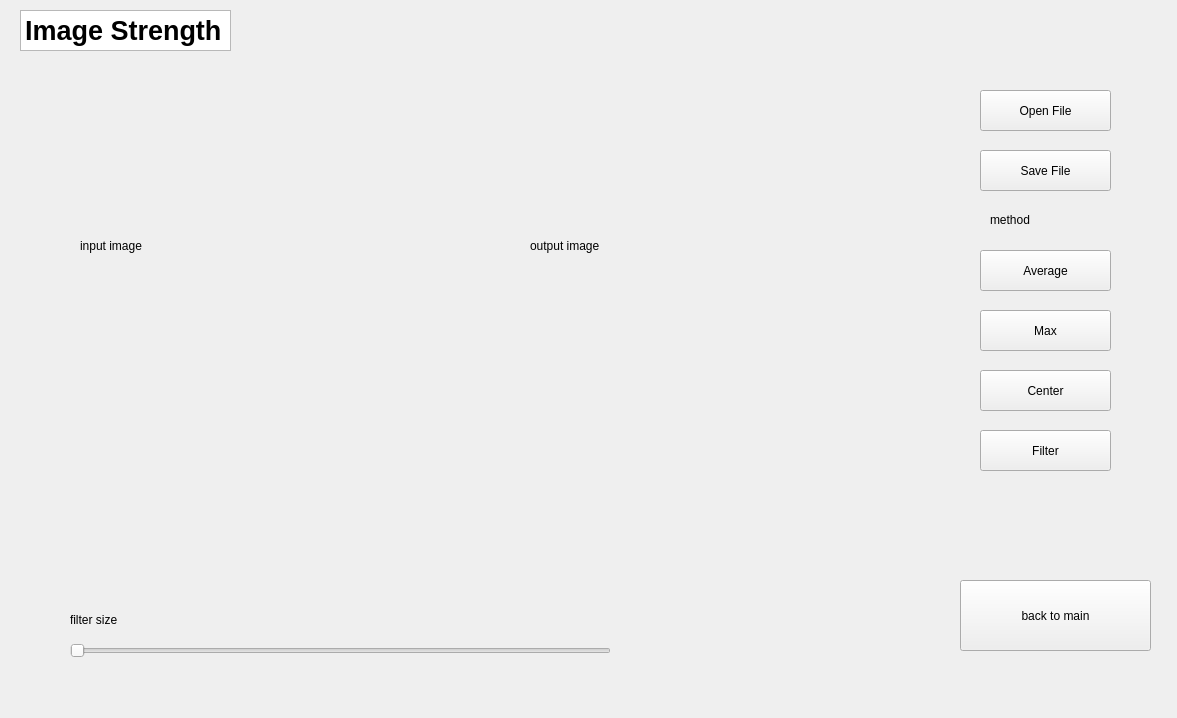
<?xml version="1.0" encoding="UTF-8"?>
<ui version="4.0">
 <class>WinImageStrength</class>
 <widget class="QWidget" name="WinImageStrength">
  <property name="geometry">
   <rect>
    <x>0</x>
    <y>0</y>
    <width>1177</width>
    <height>718</height>
   </rect>
  </property>
  <property name="windowTitle">
   <string>Form</string>
  </property>
  <widget class="QLabel" name="LbFiterSize">
   <property name="geometry">
    <rect>
     <x>70</x>
     <y>610</y>
     <width>76</width>
     <height>19</height>
    </rect>
   </property>
   <property name="text">
    <string>filter size</string>
   </property>
  </widget>
  <widget class="QLabel" name="LbInputImage">
   <property name="geometry">
    <rect>
     <x>80</x>
     <y>80</y>
     <width>411</width>
     <height>331</height>
    </rect>
   </property>
   <property name="text">
    <string>input image</string>
   </property>
  </widget>
  <widget class="QSlider" name="horizontalSlider">
   <property name="geometry">
    <rect>
     <x>70</x>
     <y>630</y>
     <width>541</width>
     <height>41</height>
    </rect>
   </property>
   <property name="orientation">
    <enum>Qt::Horizontal</enum>
   </property>
  </widget>
  <widget class="QLabel" name="LbOutputImage">
   <property name="geometry">
    <rect>
     <x>530</x>
     <y>70</y>
     <width>391</width>
     <height>351</height>
    </rect>
   </property>
   <property name="text">
    <string>output image</string>
   </property>
  </widget>
  <widget class="QLabel" name="LbMethod">
   <property name="geometry">
    <rect>
     <x>990</x>
     <y>210</y>
     <width>76</width>
     <height>19</height>
    </rect>
   </property>
   <property name="text">
    <string>method</string>
   </property>
  </widget>
  <widget class="QPushButton" name="PbOpenFile">
   <property name="geometry">
    <rect>
     <x>980</x>
     <y>90</y>
     <width>131</width>
     <height>41</height>
    </rect>
   </property>
   <property name="text">
    <string>Open File</string>
   </property>
  </widget>
  <widget class="QPushButton" name="PbFilter">
   <property name="geometry">
    <rect>
     <x>980</x>
     <y>430</y>
     <width>131</width>
     <height>41</height>
    </rect>
   </property>
   <property name="text">
    <string>Filter</string>
   </property>
  </widget>
  <widget class="QPushButton" name="PbCenter">
   <property name="geometry">
    <rect>
     <x>980</x>
     <y>370</y>
     <width>131</width>
     <height>41</height>
    </rect>
   </property>
   <property name="text">
    <string>Center</string>
   </property>
  </widget>
  <widget class="QPushButton" name="PbAverage">
   <property name="geometry">
    <rect>
     <x>980</x>
     <y>250</y>
     <width>131</width>
     <height>41</height>
    </rect>
   </property>
   <property name="text">
    <string>Average</string>
   </property>
  </widget>
  <widget class="QPushButton" name="PbMax">
   <property name="geometry">
    <rect>
     <x>980</x>
     <y>310</y>
     <width>131</width>
     <height>41</height>
    </rect>
   </property>
   <property name="text">
    <string>Max</string>
   </property>
  </widget>
  <widget class="QPushButton" name="PbbackToMain">
   <property name="geometry">
    <rect>
     <x>960</x>
     <y>580</y>
     <width>191</width>
     <height>71</height>
    </rect>
   </property>
   <property name="text">
    <string>back to main</string>
   </property>
  </widget>
  <widget class="QPushButton" name="PbSaveFile">
   <property name="geometry">
    <rect>
     <x>980</x>
     <y>150</y>
     <width>131</width>
     <height>41</height>
    </rect>
   </property>
   <property name="text">
    <string>Save File</string>
   </property>
  </widget>
  <widget class="QTextEdit" name="textEdit">
   <property name="geometry">
    <rect>
     <x>20</x>
     <y>10</y>
     <width>211</width>
     <height>41</height>
    </rect>
   </property>
   <property name="html">
    <string>&lt;!DOCTYPE HTML PUBLIC &quot;-//W3C//DTD HTML 4.0//EN&quot; &quot;http://www.w3.org/TR/REC-html40/strict.dtd&quot;&gt;
&lt;html&gt;&lt;head&gt;&lt;meta name=&quot;qrichtext&quot; content=&quot;1&quot; /&gt;&lt;style type=&quot;text/css&quot;&gt;
p, li { white-space: pre-wrap; }
&lt;/style&gt;&lt;/head&gt;&lt;body style=&quot; font-family:'Ubuntu'; font-size:13pt; font-weight:400; font-style:normal;&quot;&gt;
&lt;p style=&quot; margin-top:0px; margin-bottom:0px; margin-left:0px; margin-right:0px; -qt-block-indent:0; text-indent:0px;&quot;&gt;&lt;span style=&quot; font-size:20pt; font-weight:600;&quot;&gt;Image Strength&lt;/span&gt;&lt;/p&gt;&lt;/body&gt;&lt;/html&gt;</string>
   </property>
  </widget>
 </widget>
 <resources/>
 <connections/>
</ui>
